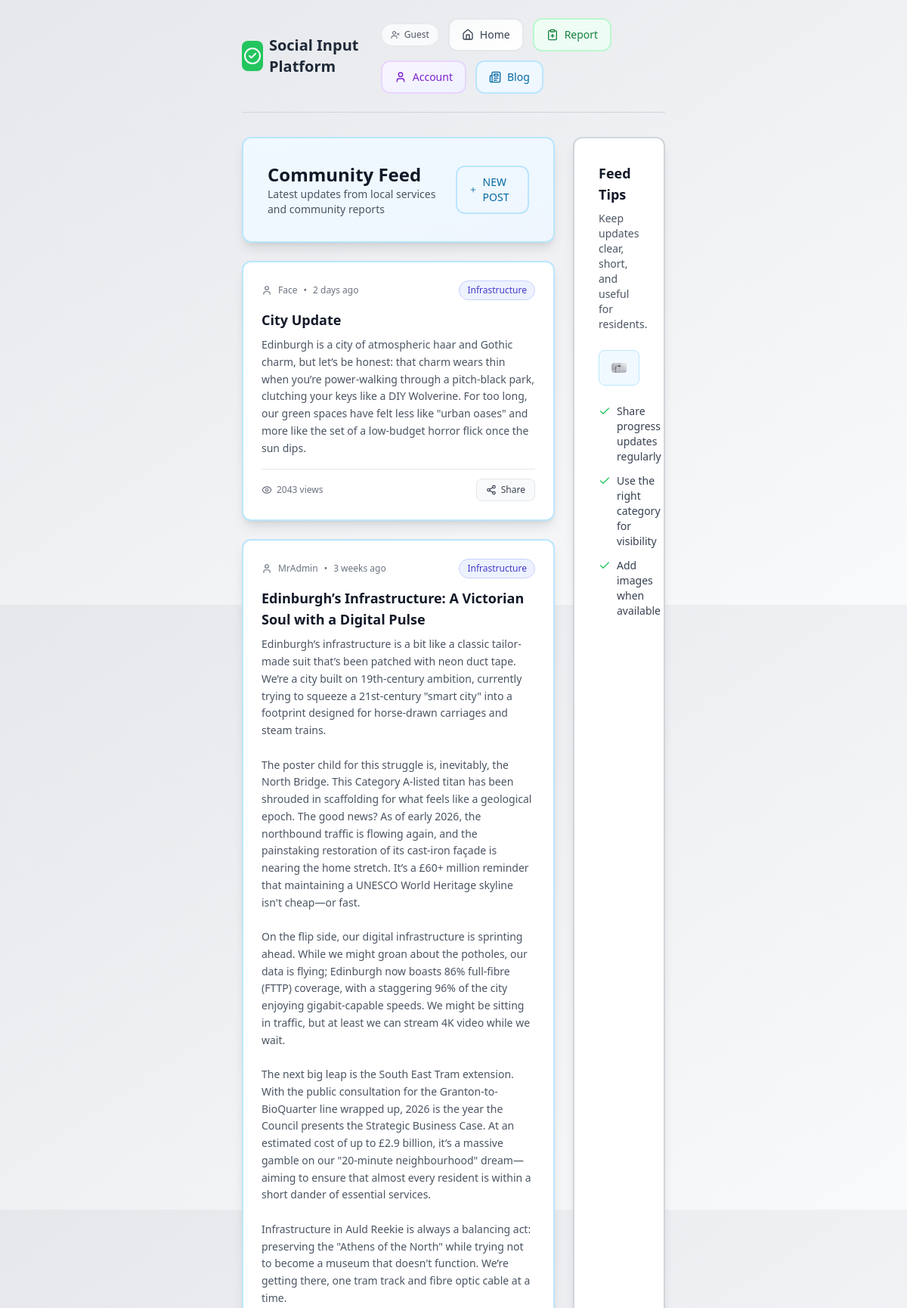
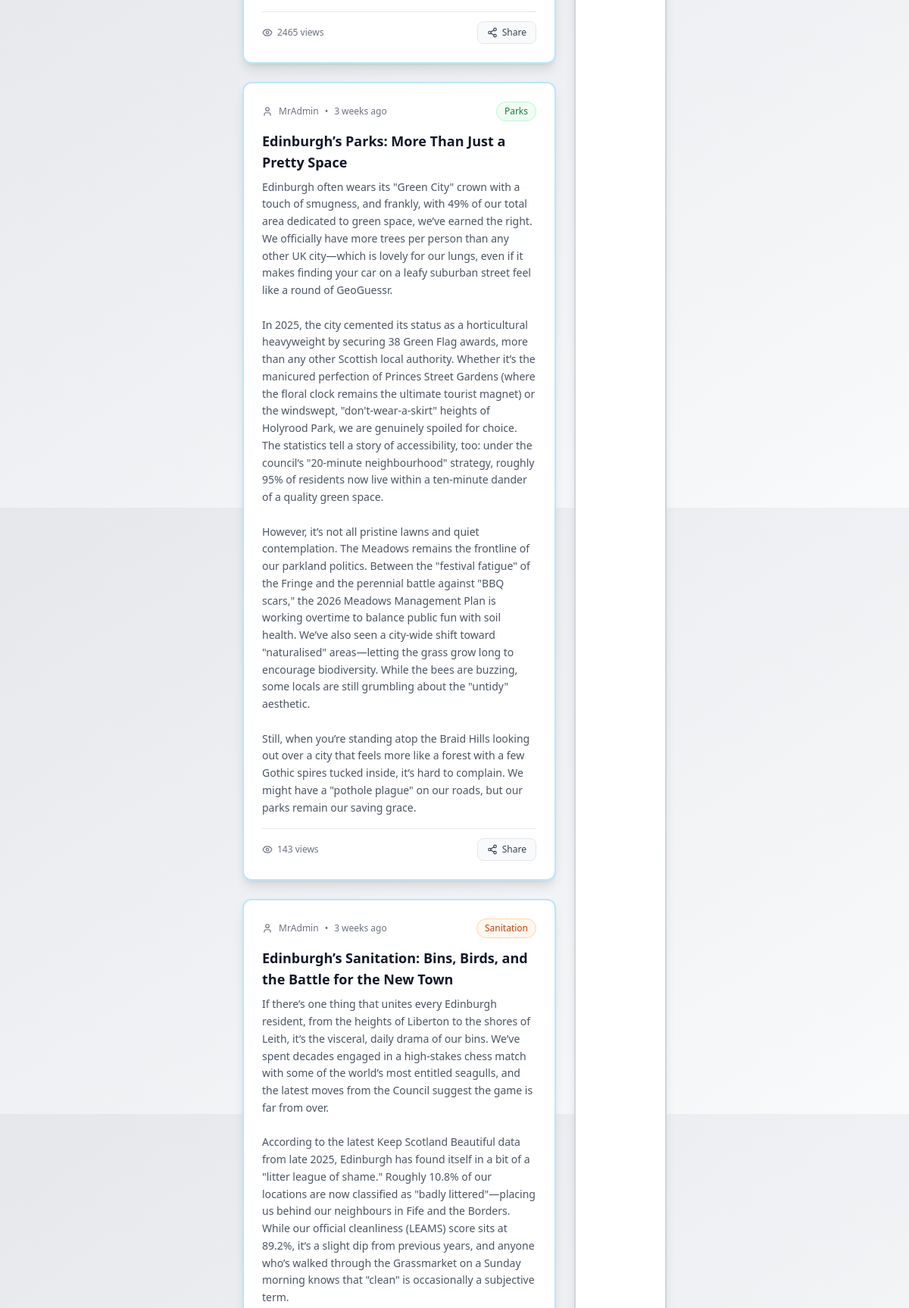
Screenshot of /blog.php (upper part) with the database file from the repository (2 pictures, top to bottom).
### tables this page shows
CREATE TABLE "blog_posts" (
    id         INTEGER PRIMARY KEY AUTOINCREMENT,
    title      TEXT    NOT NULL,
    category   TEXT    NOT NULL,
    content    TEXT    NOT NULL,
    "author_username" TEXT,
    created_at DATETIME DEFAULT CURRENT_TIMESTAMP,
    FOREIGN KEY ("author_username") REFERENCES users (id)
);

### blog.php (the view, shortened to what this page needs)
<?php
$dbFile   = __DIR__ . DIRECTORY_SEPARATOR . 'DATABASE' . DIRECTORY_SEPARATOR . 'reports.sqlite';
$realPosts = [];
try {
	$pdo = new PDO('sqlite:' . $dbFile);
	$pdo->setAttribute(PDO::ATTR_ERRMODE, PDO::ERRMODE_EXCEPTION);
	$stmt      = $pdo->query('SELECT id, title, category, content, author_username, created_at FROM blog_posts ORDER BY created_at DESC');
	$realPosts = $stmt->fetchAll(PDO::FETCH_ASSOC);
} catch (PDOException $e) {
}
function blog_relative_time($datetime) {
	$ts   = is_numeric($datetime) ? (int)$datetime : strtotime($datetime);
	$diff = time() - $ts;
	$units = [31536000 => 'year', 2592000 => 'month', 604800 => 'week', 86400 => 'day', 3600 => 'hour', 60 => 'minute'];
	foreach ($units as $secs => $name) {
		if ($diff >= $secs) {
			$v = (int)floor($diff / $secs);
			return $v . ' ' . $name . ($v === 1 ? '' : 's') . ' ago';
		}
	}
	return 'just now';
}
?>
<!DOCTYPE html>
<html lang="en">
<head>
	<script src="https://cdn.tailwindcss.com"></script>
</head>
<body class="bg-gradient-to-br from-gray-200 to-gray-50 min-h-screen p-6 px-80">
	<?php include __DIR__ . '/ASSETS/header.php'; ?>
	<div class="grid grid-cols-1 lg:grid-cols-4 gap-6">
		<div class="lg:col-span-3 space-y-6">
			<div class="bg-gradient-to-br from-sky-50 to-blue-50 p-8 rounded-xl shadow-lg border-2 border-sky-200">
				<div class="flex items-center justify-between">
					<div>
						<h1 class="text-2xl font-bold text-gray-900">Community Feed</h1>
						<p class="text-sm text-gray-600">Latest updates from local services and community reports</p>
					</div>
					<a href="new_post.php" class="group relative text-sm px-4 py-2.5 rounded-xl bg-gradient-to-br from-sky-50 to-blue-50 border-2 border-sky-200 text-sky-700 hover:border-sky-300 hover:shadow-md transition-all duration-200 font-medium">
						<span class="flex items-center gap-2">
							<i data-lucide="plus" class="w-4 h-4 group-hover:scale-110 transition-transform"></i>
							NEW POST
						</span>
					</a>
				</div>
			</div>
			<?php
			$badgeStyles = [
				'Roads'          => 'bg-blue-50 text-blue-700 border-blue-200',
				'Parks'          => 'bg-green-50 text-green-700 border-green-200',
				'Lighting'       => 'bg-amber-50 text-amber-700 border-amber-200',
				'Waste'          => 'bg-purple-50 text-purple-700 border-purple-200',
				'Pavements'      => 'bg-cyan-50 text-cyan-700 border-cyan-200',
				'Sanitation'     => 'bg-orange-50 text-orange-700 border-orange-200',
				'Infrastructure' => 'bg-indigo-50 text-indigo-700 border-indigo-200',
				'Community'      => 'bg-teal-50 text-teal-700 border-teal-200',
				'Other'          => 'bg-gray-50 text-gray-700 border-gray-200',
			];
			?>
			<?php foreach ($realPosts as $post):
				$badgeClass = $badgeStyles[$post['category']] ?? $badgeStyles['Other'];
				$relTime    = blog_relative_time($post['created_at']);
			?>
				<article class="bg-white p-6 rounded-xl shadow-lg border-2 border-sky-200">
					<div class="flex items-center justify-between mb-3">
						<div class="flex items-center gap-2 text-xs text-gray-500">
							<i data-lucide="user" class="w-3.5 h-3.5"></i>
							<span><?php echo htmlspecialchars($post['author_username'] ?? 'Community'); ?></span>
							<span>•</span>
							<span><?php echo htmlspecialchars($relTime); ?></span>
						</div>
						<span class="text-xs px-2.5 py-1 rounded-full border <?php echo $badgeClass; ?>">
							<?php echo htmlspecialchars($post['category']); ?>
						</span>
					</div>
					<h2 class="text-lg font-bold text-gray-900 mb-2"><?php echo htmlspecialchars($post['title']); ?></h2>
					<p class="text-sm text-gray-600 leading-relaxed"><?php echo nl2br(htmlspecialchars($post['content'])); ?></p>
					<div class="mt-4 pt-3 border-t border-gray-200 flex items-center justify-between">
						<div class="inline-flex items-center gap-1.5 text-xs text-gray-500">
							<i data-lucide="eye" class="w-3.5 h-3.5"></i>
							<span><?php echo rand(100, 5000); ?> views</span>
						</div>
						<div class="flex items-center gap-2">
							<button type="button" class="share-btn inline-flex items-center gap-1.5 px-3 py-1.5 text-xs rounded-lg border border-gray-200 bg-gray-50 text-gray-700 hover:bg-gray-100 transition">
								<i data-lucide="share-2" class="w-3.5 h-3.5"></i>
								<span class="share-text">Share</span>
							</button>
						</div>
					</div>
				</article>
			<?php endforeach; ?>
		</div>
		<aside class="bg-white p-8 rounded-xl shadow-lg border-2 border-gray-300 space-y-6">
			<div>
				<h2 class="text-lg font-bold text-gray-900 mb-2">Feed Tips</h2>
				<p class="text-sm text-gray-600">Keep updates clear, short, and useful for residents.</p>
			</div>
			<div class="bg-sky-50 p-4 rounded-lg border border-sky-200">
				<img src="IMAGES/lamp.png" alt="Community" class="w-full h-auto rounded">
			</div>
			<ul class="space-y-3 text-sm text-gray-700">
				<li class="flex items-start gap-2">
					<i data-lucide="check" class="w-4 h-4 text-green-500 mt-0.5 flex-shrink-0"></i>
					<span>Share progress updates regularly</span>
				</li>
				<li class="flex items-start gap-2">
					<i data-lucide="check" class="w-4 h-4 text-green-500 mt-0.5 flex-shrink-0"></i>
					<span>Use the right category for visibility</span>
				</li>
				<li class="flex items-start gap-2">
					<i data-lucide="check" class="w-4 h-4 text-green-500 mt-0.5 flex-shrink-0"></i>
					<span>Add images when available</span>
				</li>
			</ul>
		</aside>
	</div>
</body>
</html>

### rows the page displays
blog_posts: author_username "Face", created_at "2 days ago", category "Infrastructure", title "City Update", content "Edinburgh is a city of atmospheric haar and Gothic charm, but let’s be honest: that charm wears thin when you’re power-walking through a pitch-black park, clutching your keys like a DIY Wolverine. For too long, our green spaces have felt less like \"urban oases\" and more like the set of a low-budget horror flick once the sun dips."
blog_posts: author_username "MrAdmin", created_at "3 weeks ago", category "Infrastructure", title "Edinburgh’s Infrastructure: A Victorian Soul with a Digital Pulse", content "Edinburgh’s infrastructure is a bit like a classic tailor-made suit that’s been patched with neon duct tape. We’re a city built on 19th-century ambition, currently trying to squeeze a 21st-century \"smart city\" into a footprint designed for horse-drawn carriages and steam trains. The poster child for this struggle is, inevitably, the North Bridge. This Category A-listed titan has been shrouded in scaffolding for what feels like a geological epoch. The good news? As of early 2026, the northbound traffic is flowing again, and the painstaking restoration of its cast-iron façade is nearing the home stretch. It’s a £60+ million reminder that maintaining a UNESCO World Heritage skyline isn't…"
blog_posts: author_username "MrAdmin", created_at "3 weeks ago", category "Parks", title "Edinburgh’s Parks: More Than Just a Pretty Space", content "Edinburgh often wears its \"Green City\" crown with a touch of smugness, and frankly, with 49% of our total area dedicated to green space, we’ve earned the right. We officially have more trees per person than any other UK city—which is lovely for our lungs, even if it makes finding your car on a leafy suburban street feel like a round of GeoGuessr. In 2025, the city cemented its status as a horticultural heavyweight by securing 38 Green Flag awards, more than any other Scottish local authority. Whether it’s the manicured perfection of Princes Street Gardens (where the floral clock remains the ultimate tourist magnet) or the windswept, \"don't-wear-a-skirt\" heights of Holyrood Park, we are…"
blog_posts: author_username "MrAdmin", created_at "3 weeks ago", category "Sanitation", title "Edinburgh’s Sanitation: Bins, Birds, and the Battle for the New Town", content "If there’s one thing that unites every Edinburgh resident, from the heights of Liberton to the shores of Leith, it’s the visceral, daily drama of our bins. We’ve spent decades engaged in a high-stakes chess match with some of the world’s most entitled seagulls, and the latest moves from the Council suggest the game is far from over. According to the latest Keep Scotland Beautiful data from late 2025, Edinburgh has found itself in a bit of a \"litter league of shame.\" Roughly 10.8% of our locations are now classified as \"badly littered\"—placing us behind our neighbours in Fife and the Borders. While our official cleanliness (LEAMS) score sits at 89.2%, it’s a slight dip from previous years,…"
